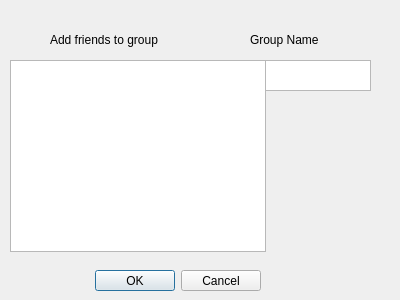
<?xml version="1.0" encoding="UTF-8"?>
<ui version="4.0">
 <class>GroupPopUp</class>
 <widget class="QDialog" name="GroupPopUp">
  <property name="geometry">
   <rect>
    <x>0</x>
    <y>0</y>
    <width>400</width>
    <height>300</height>
   </rect>
  </property>
  <property name="windowTitle">
   <string>Dialog</string>
  </property>
  <widget class="QDialogButtonBox" name="buttonBox">
   <property name="geometry">
    <rect>
     <x>-80</x>
     <y>270</y>
     <width>341</width>
     <height>21</height>
    </rect>
   </property>
   <property name="orientation">
    <enum>Qt::Horizontal</enum>
   </property>
   <property name="standardButtons">
    <set>QDialogButtonBox::Cancel|QDialogButtonBox::Ok</set>
   </property>
  </widget>
  <widget class="QLabel" name="label">
   <property name="geometry">
    <rect>
     <x>50</x>
     <y>30</y>
     <width>131</width>
     <height>20</height>
    </rect>
   </property>
   <property name="text">
    <string>Add friends to group</string>
   </property>
  </widget>
  <widget class="QTextEdit" name="textEdit">
   <property name="geometry">
    <rect>
     <x>230</x>
     <y>60</y>
     <width>141</width>
     <height>31</height>
    </rect>
   </property>
  </widget>
  <widget class="QLabel" name="label_2">
   <property name="geometry">
    <rect>
     <x>250</x>
     <y>30</y>
     <width>131</width>
     <height>20</height>
    </rect>
   </property>
   <property name="text">
    <string>Group Name</string>
   </property>
  </widget>
  <widget class="QListWidget" name="listWidget">
   <property name="geometry">
    <rect>
     <x>10</x>
     <y>60</y>
     <width>256</width>
     <height>192</height>
    </rect>
   </property>
  </widget>
 </widget>
 <resources/>
 <connections>
  <connection>
   <sender>buttonBox</sender>
   <signal>accepted()</signal>
   <receiver>GroupPopUp</receiver>
   <slot>accept()</slot>
   <hints>
    <hint type="sourcelabel">
     <x>248</x>
     <y>254</y>
    </hint>
    <hint type="destinationlabel">
     <x>157</x>
     <y>274</y>
    </hint>
   </hints>
  </connection>
  <connection>
   <sender>buttonBox</sender>
   <signal>rejected()</signal>
   <receiver>GroupPopUp</receiver>
   <slot>reject()</slot>
   <hints>
    <hint type="sourcelabel">
     <x>316</x>
     <y>260</y>
    </hint>
    <hint type="destinationlabel">
     <x>286</x>
     <y>274</y>
    </hint>
   </hints>
  </connection>
 </connections>
</ui>
